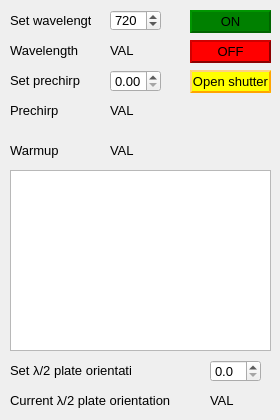
   <widget class="QWidget" name="tab_6">
    <attribute name="title">
     <string>Laser</string>
    </attribute>
    <widget class="QPushButton" name="pushButton_MaiTai_ON">
     <property name="geometry">
      <rect>
       <x>190</x>
       <y>10</y>
       <width>81</width>
       <height>23</height>
      </rect>
     </property>
     <property name="font">
      <font>
       <pointsize>10</pointsize>
      </font>
     </property>
     <property name="styleSheet">
      <string notr="true">background-color: green; color:black; border-style: outset;
    border-width: 2px;
    border-color: darkgreen;</string>
     </property>
     <property name="text">
      <string>ON</string>
     </property>
    </widget>
    <widget class="QPushButton" name="pushButton_MaiTai_OFF">
     <property name="geometry">
      <rect>
       <x>190</x>
       <y>40</y>
       <width>81</width>
       <height>23</height>
      </rect>
     </property>
     <property name="font">
      <font>
       <pointsize>10</pointsize>
      </font>
     </property>
     <property name="styleSheet">
      <string notr="true">background-color: red; color:black; border-style: outset;
    border-width: 2px;
    border-color: darkred;</string>
     </property>
     <property name="text">
      <string>OFF</string>
     </property>
    </widget>
    <widget class="QSpinBox" name="spinBox_setMaiTai_wavelength">
     <property name="geometry">
      <rect>
       <x>110</x>
       <y>10</y>
       <width>51</width>
       <height>21</height>
      </rect>
     </property>
     <property name="font">
      <font>
       <pointsize>10</pointsize>
      </font>
     </property>
     <property name="styleSheet">
      <string notr="true"/>
     </property>
     <property name="minimum">
      <number>690</number>
     </property>
     <property name="maximum">
      <number>1040</number>
     </property>
     <property name="singleStep">
      <number>10</number>
     </property>
     <property name="value">
      <number>720</number>
     </property>
    </widget>
    <widget class="QLabel" name="label_8">
     <property name="geometry">
      <rect>
       <x>10</x>
       <y>10</y>
       <width>81</width>
       <height>21</height>
      </rect>
     </property>
     <property name="font">
      <font>
       <pointsize>10</pointsize>
      </font>
     </property>
     <property name="text">
      <string>Set wavelength</string>
     </property>
    </widget>
    <widget class="QPushButton" name="pushButton_MaiTai_Shutter">
     <property name="geometry">
      <rect>
       <x>190</x>
       <y>70</y>
       <width>81</width>
       <height>23</height>
      </rect>
     </property>
     <property name="font">
      <font>
       <pointsize>10</pointsize>
      </font>
     </property>
     <property name="styleSheet">
      <string notr="true">background-color: yellow; color:black; border-style: outset;
    border-width: 2px;
    border-color: orange;</string>
     </property>
     <property name="text">
      <string>Open shutter</string>
     </property>
    </widget>
    <widget class="QLabel" name="label_9">
     <property name="geometry">
      <rect>
       <x>10</x>
       <y>40</y>
       <width>81</width>
       <height>21</height>
      </rect>
     </property>
     <property name="font">
      <font>
       <pointsize>10</pointsize>
      </font>
     </property>
     <property name="text">
      <string>Wavelength</string>
     </property>
    </widget>
    <widget class="QLabel" name="label_MaiTai_wavelength">
     <property name="geometry">
      <rect>
       <x>110</x>
       <y>40</y>
       <width>47</width>
       <height>21</height>
      </rect>
     </property>
     <property name="font">
      <font>
       <pointsize>10</pointsize>
      </font>
     </property>
     <property name="text">
      <string>VAL</string>
     </property>
    </widget>
    <widget class="QLabel" name="label_22">
     <property name="geometry">
      <rect>
       <x>10</x>
       <y>360</y>
       <width>121</width>
       <height>21</height>
      </rect>
     </property>
     <property name="font">
      <font>
       <pointsize>10</pointsize>
      </font>
     </property>
     <property name="text">
      <string>Set λ/2 plate orientation</string>
     </property>
    </widget>
    <widget class="QDoubleSpinBox" name="doubleSpinBox_target_lambda_half_plate_orientation">
     <property name="geometry">
      <rect>
       <x>210</x>
       <y>360</y>
       <width>51</width>
       <height>22</height>
      </rect>
     </property>
     <property name="font">
      <font>
       <pointsize>10</pointsize>
      </font>
     </property>
     <property name="styleSheet">
      <string notr="true"/>
     </property>
     <property name="decimals">
      <number>1</number>
     </property>
     <property name="maximum">
      <double>360.000000000000000</double>
     </property>
     <property name="singleStep">
      <double>0.100000000000000</double>
     </property>
    </widget>
    <widget class="QLabel" name="label_10">
     <property name="geometry">
      <rect>
       <x>10</x>
       <y>140</y>
       <width>81</width>
       <height>21</height>
      </rect>
     </property>
     <property name="font">
      <font>
       <pointsize>10</pointsize>
      </font>
     </property>
     <property name="text">
      <string>Warmup</string>
     </property>
    </widget>
    <widget class="QLabel" name="label_MaiTai_warmup">
     <property name="geometry">
      <rect>
       <x>110</x>
       <y>140</y>
       <width>47</width>
       <height>21</height>
      </rect>
     </property>
     <property name="font">
      <font>
       <pointsize>10</pointsize>
      </font>
     </property>
     <property name="text">
      <string>VAL</string>
     </property>
    </widget>
    <widget class="QPlainTextEdit" name="plainTextEdit_mai_tai_current_info">
     <property name="geometry">
      <rect>
       <x>10</x>
       <y>170</y>
       <width>261</width>
       <height>181</height>
      </rect>
     </property>
     <property name="font">
      <font>
       <pointsize>10</pointsize>
      </font>
     </property>
    </widget>
    <widget class="QDoubleSpinBox" name="doubleSpinBox_prechirp_motor">
     <property name="geometry">
      <rect>
       <x>110</x>
       <y>70</y>
       <width>51</width>
       <height>22</height>
      </rect>
     </property>
     <property name="font">
      <font>
       <pointsize>10</pointsize>
      </font>
     </property>
     <property name="styleSheet">
      <string notr="true"/>
     </property>
     <property name="maximum">
      <double>100.000000000000000</double>
     </property>
     <property name="singleStep">
      <double>0.100000000000000</double>
     </property>
    </widget>
    <widget class="QLabel" name="label_23">
     <property name="geometry">
      <rect>
       <x>10</x>
       <y>390</y>
       <width>191</width>
       <height>21</height>
      </rect>
     </property>
     <property name="font">
      <font>
       <pointsize>10</pointsize>
      </font>
     </property>
     <property name="text">
      <string>Current λ/2 plate orientation</string>
     </property>
    </widget>
    <widget class="QLabel" name="label_current_lambda_half_plate_orientation">
     <property name="geometry">
      <rect>
       <x>210</x>
       <y>390</y>
       <width>51</width>
       <height>21</height>
      </rect>
     </property>
     <property name="font">
      <font>
       <pointsize>10</pointsize>
      </font>
     </property>
     <property name="text">
      <string>VAL</string>
     </property>
    </widget>
    <widget class="QLabel" name="label_3">
     <property name="geometry">
      <rect>
       <x>10</x>
       <y>70</y>
       <width>91</width>
       <height>21</height>
      </rect>
     </property>
     <property name="font">
      <font>
       <pointsize>10</pointsize>
      </font>
     </property>
     <property name="text">
      <string>Set prechirp</string>
     </property>
    </widget>
    <widget class="QLabel" name="label_MaiTai_prechirp">
     <property name="geometry">
      <rect>
       <x>110</x>
       <y>100</y>
       <width>47</width>
       <height>21</height>
      </rect>
     </property>
     <property name="font">
      <font>
       <pointsize>10</pointsize>
      </font>
     </property>
     <property name="text">
      <string>VAL</string>
     </property>
    </widget>
    <widget class="QLabel" name="label_15">
     <property name="geometry">
      <rect>
       <x>10</x>
       <y>100</y>
       <width>81</width>
       <height>21</height>
      </rect>
     </property>
     <property name="font">
      <font>
       <pointsize>10</pointsize>
      </font>
     </property>
     <property name="text">
      <string>Prechirp</string>
     </property>
    </widget>
   </widget>
